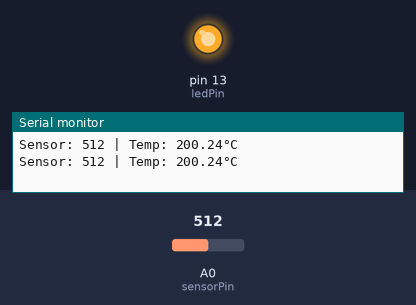
This sketch was run on a simulated Arduino Uno, built with avr-gcc and run on an emulated ATmega328P. Shown: output pins drawn as LEDs (lit = HIGH), the last lines printed to the serial monitor. Inputs (shaded band) come from the test bench; at power-on: A0 (sensorPin) = 512.

Above: at 8.8 s.
8.9 s: A0 (sensorPin) set to 180
17.2 s: A0 (sensorPin) set to 149
At 25.0 s:
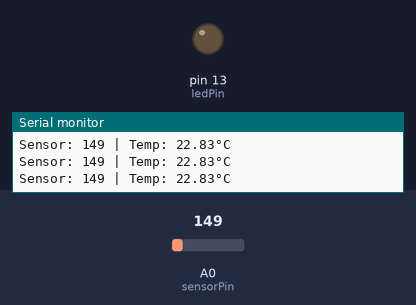
25.5 s: A0 (sensorPin) set to 306
At 26.9 s:
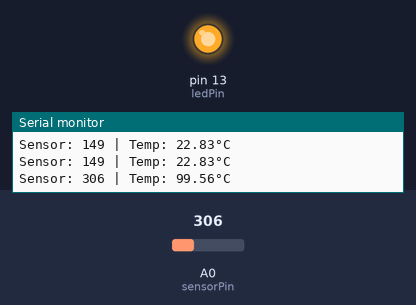
Timing chart, 0 to 28.5 s (numbered marks = the images above; inputs shaded):
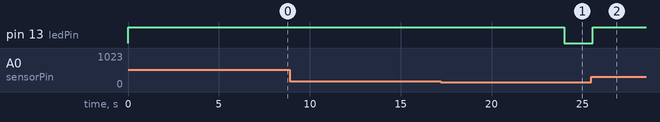

Measured:
- the behaviour switches between 164 and 163 on A0 (sensorPin) (found by bisection; images 0 and 1)
- after the input at 17.2 s, pin 13 (ledPin): HIGH → LOW after 6.8 s
- after the input at 25.5 s, pin 13 (ledPin): LOW → HIGH after 0.06 s

The sketch:

tempControl.ino
```cpp
int ledPin = 13;
int sensorPin = A0;
int sensorValue = 0;
float temperature = 0;

void setup() {
  pinMode(ledPin, OUTPUT);
  Serial.begin(9600);
}

void loop() {
  sensorValue = analogRead(sensorPin);
  float voltage = sensorValue * (5.0 / 1023.0);
  temperature = (voltage - 0.5) * 100.0;

  Serial.print("Sensor: ");
  Serial.print(sensorValue);
  Serial.print(" | Temp: ");
  Serial.print(temperature);
  Serial.println("°C");

  if (temperature > 30.0) {  // 30°C threshold
    digitalWrite(ledPin, HIGH);
    delay(8000);
  }
  else {
    digitalWrite(ledPin, LOW);
  }
}
```
